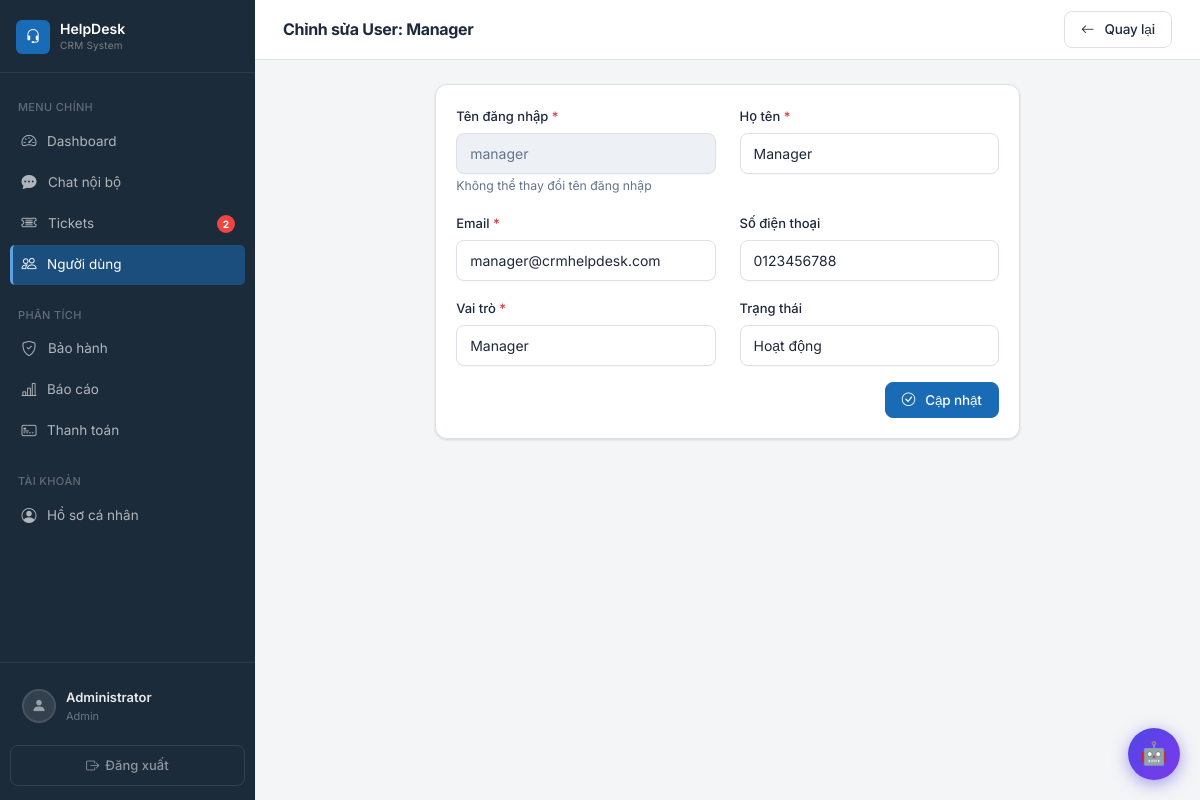
Page /users.php?action=edit&id=2 (signed in) on the committed database.
### tables this page shows
CREATE TABLE IF NOT EXISTS users (
    id INT AUTO_INCREMENT PRIMARY KEY,
    username VARCHAR(50) NOT NULL UNIQUE,
    password VARCHAR(255) NOT NULL,
    fullname VARCHAR(100) NOT NULL,
    email VARCHAR(100) NOT NULL UNIQUE,
    phone VARCHAR(20),
    avatar VARCHAR(255) DEFAULT NULL,
    role_id INT NOT NULL,
    status ENUM('active', 'inactive') DEFAULT 'active',
    created_at TIMESTAMP DEFAULT CURRENT_TIMESTAMP,
    FOREIGN KEY (role_id) REFERENCES roles(id) ON DELETE CASCADE
);

CREATE TABLE IF NOT EXISTS roles (
    id INT AUTO_INCREMENT PRIMARY KEY,
    name VARCHAR(50) NOT NULL UNIQUE,
    hierarchy_level TINYINT UNSIGNED NOT NULL DEFAULT 99
);

### users.php (the view, shortened to what the rows shown need)
<?php
require_once 'includes/auth.php';
require_once 'controllers/userController.php';
requireRole('Admin');
$userController = new UserController();
$action = $_GET['action'] ?? 'list';
$id = $_GET['id'] ?? null;
switch ($action) {
    case 'edit':
        $user = $userController->getUser($id);
        $pageTitle = 'Chỉnh sửa User: ' . $user['fullname'];
        $pageActions = '<a href="users.php" class="btn btn-secondary">
            <i class="bi bi-arrow-left me-1"></i>Quay lại
        </a>';
        $roles = $userController->getRoles();
        break;
}
include 'includes/header.php';
?>
<?php if ($action === 'list'): ?>
    <div class="card">
        <div class="card-body">
            <?php if (empty($users)): ?>
                <p class="text-muted text-center py-4">Chưa có user nào.</p>
            <?php else: ?>
                <div class="table-responsive">
                    <table class="table table-hover">
                        <thead>
                            <tr>
                                <th>ID</th>
                                <th>Tên đăng nhập</th>
                                <th>Họ tên</th>
                                <th>Email</th>
                                <th>Vai trò</th>
                                <th>Trạng thái</th>
                                <th>Ngày tạo</th>
                                <th>Thao tác</th>
                            </tr>
                        </thead>
                        <tbody>
                            <?php foreach ($users as $user): ?>
                                <tr>
                                    <td><?php echo $user['id']; ?></td>
                                    <td><?php echo htmlspecialchars($user['username']); ?></td>
                                    <td><?php echo htmlspecialchars($user['fullname']); ?></td>
                                    <td><?php echo htmlspecialchars($user['email']); ?></td>
                                    <td>
                                        <span class="badge bg-secondary"><?php echo $user['role_name']; ?></span>
                                    </td>
                                    <td>
                                        <span class="badge bg-<?php echo ($user['status'] === 'active') ? 'success' : 'danger'; ?>">
                                            <?php echo ($user['status'] === 'active') ? 'Hoạt động' : 'Khóa'; ?>
                                        </span>
                                    </td>
                                    <td><?php echo formatDate($user['created_at']); ?></td>
                                    <td>
                                        <div class="btn-group" role="group">
                                            <a href="users.php?action=edit&id=<?php echo $user['id']; ?>" class="btn btn-sm btn-outline-primary" title="Sửa">
                                                <i class="bi bi-pencil"></i>
                                            </a>
                                            <?php if (hasRole('Admin')): ?>
                                                <button type="button" class="btn btn-sm btn-outline-warning" title="Đặt lại mật khẩu"
                                                        data-bs-toggle="modal" data-bs-target="#resetPasswordModal"
                                                        data-user-id="<?php echo (int)$user['id']; ?>"
                                                        data-user-name="<?php echo htmlspecialchars($user['fullname'], ENT_QUOTES); ?>">
                                                    <i class="bi bi-key"></i>
                                                </button>
                                                <?php if ($user['id'] != getCurrentUser()['id']): ?>
                                                    <button type="button" class="btn btn-sm btn-outline-danger" title="Xóa"
                                                            onclick="deleteUser(<?php echo (int)$user['id']; ?>, <?php echo htmlspecialchars(json_encode($user['fullname']), ENT_QUOTES); ?>)">
                                                        <i class="bi bi-trash"></i>
                                                    </button>
                                                <?php endif; ?>
                                            <?php endif; ?>
                                        </div>
                                    </td>
                                </tr>
                            <?php endforeach; ?>
                        </tbody>
                    </table>
                </div>
            <?php endif; ?>
        </div>
    </div>
<?php elseif ($action === 'create' || $action === 'edit'): ?>
    <div class="row justify-content-center">
        <div class="col-md-8">
            <div class="card">
                <div class="card-body">
                    <form method="POST" action="" id="userForm" novalidate>
                        <div class="row">
                            <div class="col-md-6 mb-3">
                                <label for="username" class="form-label">Tên đăng nhập <span class="text-danger">*</span></label>
                                <input type="text" class="form-control" id="username" name="username"
                                       value="<?php echo $action === 'edit' ? htmlspecialchars($user['username']) : (isset($_POST['username']) ? htmlspecialchars($_POST['username']) : ''); ?>"
                                       pattern="[a-zA-Z0-9_]{3,50}"
                                       <?php echo $action === 'edit' ? 'readonly' : 'required'; ?>>
                                <?php if ($action === 'edit'): ?>
                                    <small class="text-muted">Không thể thay đổi tên đăng nhập</small>
                                <?php else: ?>
                                    <div class="invalid-feedback">Chỉ gồm chữ, số, dấu gạch dưới (3–50 ký tự).</div>
                                <?php endif; ?>
                            </div>
                            <div class="col-md-6 mb-3">
                                <label for="fullname" class="form-label">Họ tên <span class="text-danger">*</span></label>
                                <input type="text" class="form-control" id="fullname" name="fullname"
                                       value="<?php echo $action === 'edit' ? htmlspecialchars($user['fullname']) : (isset($_POST['fullname']) ? htmlspecialchars($_POST['fullname']) : ''); ?>"
                                       minlength="2" required>
                            </div>
                        </div>
                        <div class="row">
                            <div class="col-md-6 mb-3">
                                <label for="email" class="form-label">Email <span class="text-danger">*</span></label>
                                <input type="email" class="form-control" id="email" name="email"
                                       value="<?php echo $action === 'edit' ? htmlspecialchars($user['email']) : (isset($_POST['email']) ? htmlspecialchars($_POST['email']) : ''); ?>" required>
                            </div>
                            <div class="col-md-6 mb-3">
                                <label for="phone" class="form-label">Số điện thoại</label>
                                <input type="tel" class="form-control" id="phone" name="phone"
                                       value="<?php echo $action === 'edit' ? htmlspecialchars($user['phone'] ?? '') : (isset($_POST['phone']) ? htmlspecialchars($_POST['phone']) : ''); ?>"
                                       pattern="^(0[3-9][0-9]{8}|[+]?[0-9\s\-]{7,15})$">
                            </div>
                        </div>
                        <div class="row">
                            <div class="col-md-6 mb-3">
                                <label for="role_id" class="form-label">Vai trò <span class="text-danger">*</span></label>
                                <select class="form-select" id="role_id" name="role_id" required>
                                    <?php foreach ($roles as $role): ?>
                                        <?php if ($role['name'] !== 'Admin' || hasRole('Admin')):  ?>
                                            <option value="<?php echo $role['id']; ?>"
                                                    <?php echo ($action === 'edit' && $user['role_id'] == $role['id']) || (isset($_POST['role_id']) && $_POST['role_id'] == $role['id']) ? 'selected' : ''; ?>>
                                                <?php echo $role['name']; ?>
                                            </option>
                                        <?php endif; ?>
                                    <?php endforeach; ?>
                                </select>
                            </div>
                            <div class="col-md-6 mb-3">
                                <label for="is_active" class="form-label">Trạng thái</label>
                                <select class="form-select" id="status" name="status">
                                    <option value="active" <?php echo ($action === 'edit' && $user['status'] === 'active') || (!isset($_POST['status']) || $_POST['status'] == 'active') ? 'selected' : ''; ?>>Hoạt động</option>
                                </select>
                            </div>
                        </div>
                        <div class="d-flex justify-content-end">
                            <button type="submit" class="btn btn-primary">
                                <i class="bi bi-check-circle me-1"></i><?php echo $action === 'create' ? 'Tạo User' : 'Cập nhật'; ?>
                            </button>
                        </div>
                    </form>
                </div>
            </div>
        </div>
    </div>
<?php endif; ?>
<?php include 'includes/footer.php'; ?>

### includes/header.php (shortened to what the rows shown need)
<!DOCTYPE html>
<html lang="vi">
<head>
    <link href="assets/css/bootstrap.min.css" rel="stylesheet">
    <link href="assets/icons/bootstrap-icons.css" rel="stylesheet">
</head>
<body>
<nav class="sidebar" id="sidebar">
    <div class="sidebar-footer">
        <a href="profile.php" class="sidebar-user">
            <div class="sidebar-user-info">
                <div class="sidebar-user-name"><?php echo htmlspecialchars(getUserDisplayName()); ?></div>
                <div class="sidebar-user-role"><?php echo htmlspecialchars(getUserRoleDisplayName()); ?></div>
            </div>
        </a>
    </div>
</nav>
<div class="main-content">
    <div class="topbar">
        <div class="topbar-title"><?php echo isset($pageTitle) ? htmlspecialchars($pageTitle) : 'Dashboard'; ?></div>
        <div class="topbar-actions">
            <?php if (isset($pageActions)) echo $pageActions; ?>
        </div>
    </div>
    <div class="page-content">

### rows in the picture
users: fullname "Administrator", role.name "Admin"
users: fullname "Chỉnh sửa User: Manager", username "manager", fullname "Manager", email "manager@crmhelpdesk.com", phone "0123456788", role_id "Manager", status "Hoạt động"

### other values in the picture
$_sidebarBadge "2"
